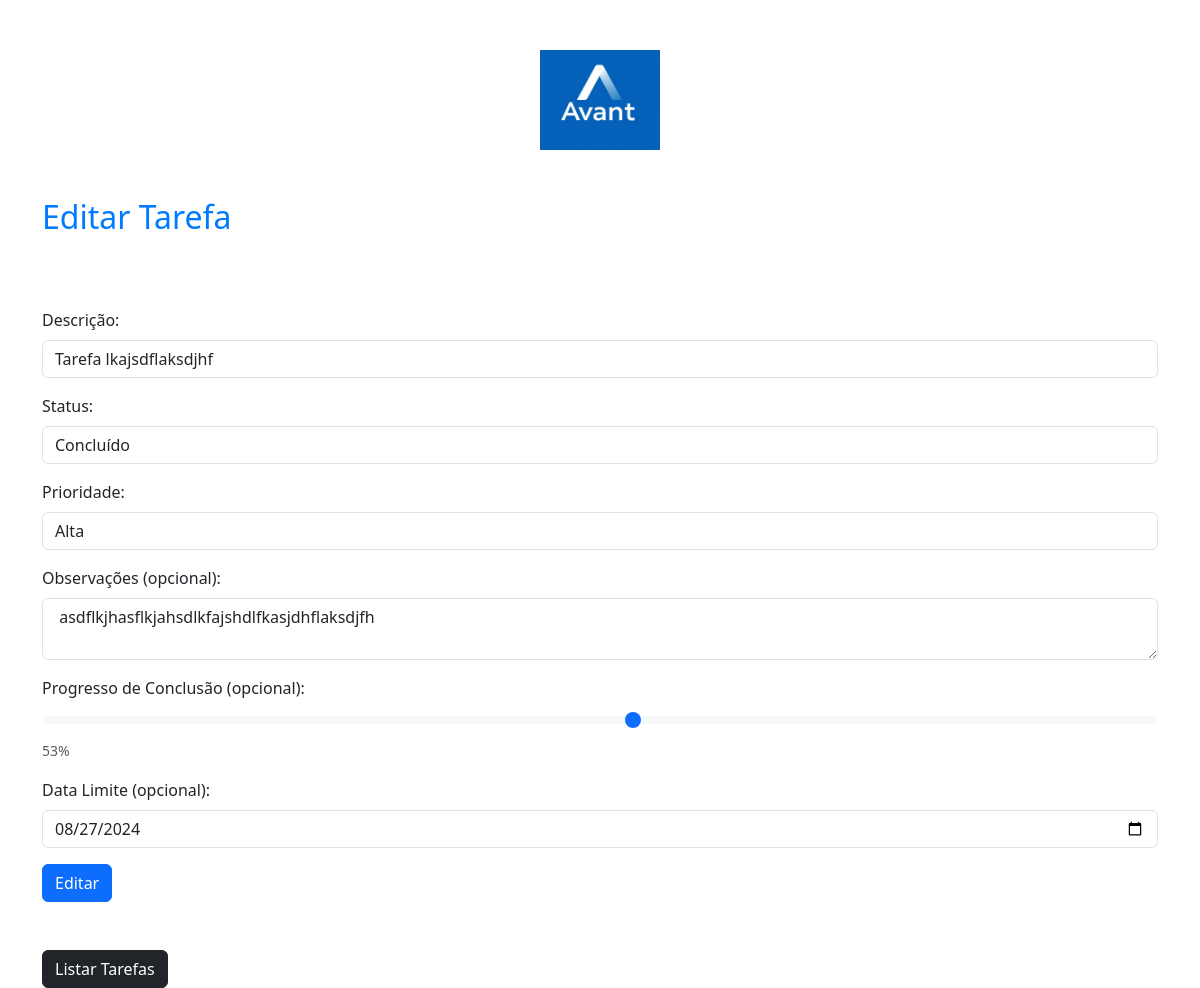
The app's page /editar_tarefa/3/ (signed in) with its own data.
### tarefas/models.py (models this page shows, shortened)
class Tarefas(models.Model):
    status_choices = (
        (1, "Pendente"),
        (2, "Iniciado"),
        (3, "Concluído"),
        (4, "Excluído"),
    )
    prioridade_choices = (
        (1, "Baixa"),
        (2, "Média"),
        (3, "Alta"),
    )
    descricao = models.CharField(
        max_length=255, verbose_name="Descrição", null=False, blank=False
    )
    status = models.IntegerField(
        choices=status_choices, default=1, verbose_name="Status"
    )
    prioridade = models.IntegerField(
        choices=prioridade_choices, default=1, verbose_name="Prioridade"
    )
    obs = models.TextField(blank=True, null=True)
    progresso_conclusao = models.IntegerField(default=0, blank=True, null=True)
    dataInicio = models.DateTimeField(auto_now_add=True)
    dataFim = models.DateTimeField(blank=True, null=True)
    dataLimite = models.DateTimeField(blank=True, null=True)
    user = models.ForeignKey(User, on_delete=models.CASCADE)

### tarefas/views.py (the view)
# urls.py: path("editar_tarefa/<int:tarefa_id>/", views.editar_tarefa, name="editar_tarefa"),
def editar_tarefa(request, tarefa_id):
    tarefa = get_object_or_404(Tarefas, id=tarefa_id)
    if tarefa.user == request.user:
        if request.method == "POST":
            descricao = request.POST.get("descricao")
            status = int(request.POST.get("status"))
            prioridade = int(request.POST.get("prioridade"))
            obs = request.POST.get("obs")
            dataLimite = request.POST.get("dataLimite")
            if status == 3:
                dataFim = datetime.now().date()
                progresso_conclusao = 100
            else:
                dataFim = None
                progresso_conclusao = int(request.POST.get("progresso_conclusao"))
            try:
                dataLimite = datetime.strptime(dataLimite, "%Y-%m-%d").date()
            except ValueError:
                messages.add_message(
                    request,
                    constants.ERROR,
                    "Data Limite inválida. Utilize o formato DD-MM-YYYY.",
                )
                return render(
                    request,
                    "editar_tarefa.html",
                    {
                        "tarefa_editar": tarefa,
                        "status_choices": Tarefas.status_choices,
                        "prioridade_choices": Tarefas.prioridade_choices,
                    },
                )
            tarefa.descricao = descricao
            tarefa.status = status
            tarefa.prioridade = prioridade
            tarefa.obs = obs
            tarefa.progresso_conclusao = progresso_conclusao
            tarefa.dataLimite = dataLimite
            tarefa.dataFim = dataFim
            tarefa.save()  # Salva as alterações no banco de dados
            messages.add_message(
                request, constants.SUCCESS, "Tarefa editada com sucesso!"
            )
            return redirect("listar_tarefas")
        else:
            status_choices = Tarefas.status_choices
            prioridade_choices = Tarefas.prioridade_choices
            return render(
                request,
                "cadastrar_tarefa.html",
                {
                    "tarefa_editar": tarefa,
                    "status_choices": status_choices,
                    "prioridade_choices": prioridade_choices,
                },
            )
    else:
        messages.add_message(
            request, constants.ERROR, "Você não tem permissão para editar esta tarefa."
        )
        return redirect("listar_tarefas")

### tarefas/templates/cadastrar_tarefa.html (shortened to what this page needs)
{% load static %}
<!DOCTYPE html>
<html lang="pt-br">
<head>
    <link href="https://cdn.jsdelivr.net/npm/bootstrap@5.3.0-alpha1/dist/css/bootstrap.min.css" rel="stylesheet">
    <link rel="stylesheet" href="{% static 'tarefas/css/tarefas.css' %}">
</head>
<body>
    <div class="row justify-content-center mb-5">
        <div class="col-md-4 text-center">
          <img src="{% static 'geral/img/LogoAvant1.jpg' %}" alt="Logo" class="img-fluid" style="margin-top: 50px; max-width: 200px; max-height: 100px;">
        </div>
      </div>
    <div class="container mt-5">
        <h2 class="mb-4">{% if tarefa_editar %} Editar Tarefa {% else %} Cadastrar Tarefa {% endif %}</h2>
        <br>
        <br>
        {% if tarefa_editar %}
            <form action="{% url 'editar_tarefa' tarefa_editar.id %}" method="POST"> {% csrf_token %}
        {% else %}
            <form action="{% url 'cadastrar_tarefa' %}" method="POST"> {% csrf_token %}
        {% endif %}
            <div class="mb-3">
                <label for="descricao" class="form-label">Descrição:</label>
                <input type="text" class="form-control" id="descricao" name="descricao" required {% if tarefa_editar %} value="{{tarefa_editar.descricao}}" {% endif %}>
            </div>
            <div class="mb-3">
                <label for="status" class="form-label">Status:</label>
                <select class="form-control" id="status" name="status">
                    {% for status_value, status_label in status_choices %}
                        <option value="{{ status_value }}" {% if tarefa_editar.status == status_value %} selected {% endif %} >{{ status_label }}</option>
                    {% endfor %}
                </select>
            </div>
            <div class="mb-3">
                <label for="prioridade" class="form-label">Prioridade:</label>
                <select class="form-control" id="prioridade" name="prioridade">
                    {% for prioridade_value, prioridade_label in prioridade_choices %}
                        <option value="{{ prioridade_value }}" {% if tarefa_editar.prioridade == prioridade_value %} selected {% endif %}>{{ prioridade_label }}</option>
                    {% endfor %}
                </select>
            </div>
            <div class="mb-3">
                <label for="obs" class="form-label">Observações (opcional):</label>
                <textarea class="form-control" id="obs" name="obs" >{% if tarefa_editar %} {{tarefa_editar.obs}} {% endif %}</textarea>
            </div>
            <div class="mb-3">
                <label for="progresso_conclusao" class="form-label">Progresso de Conclusão (opcional):</label>
                <input type="range" class="form-range" min="0" max="100" id="progresso_conclusao" name="progresso_conclusao" {% if tarefa_editar %} value="{{tarefa_editar.progresso_conclusao}}" {% else %} value="0" {% endif %}>
                <span id="progresso_valor" class="form-text">{% if tarefa_editar %} {{tarefa_editar.progresso_conclusao}}% {% else %} 0% {% endif %}</span>
            </div>
            <div class="mb-3">
                <label for="dataLimite" class="form-label">Data Limite (opcional):</label>
                <input type="date" class="form-control" id="dataLimite" name="dataLimite" {% if tarefa_editar %} value="{{ tarefa_editar.dataLimite|date:'Y-m-d' }}" {% endif %}>
            </div>
            <button type="submit" class="btn btn-primary">{% if tarefa_editar %} Editar {% else %} Cadastrar {% endif %}</button>
        </form>
        <br><br>
        <a href="{% url 'listar_tarefas' %}"  class="btn btn-dark">Listar Tarefas</a>
    </div>
</body>
</html>

### templates/static/tarefas/css/tarefas.css (style rules this page uses)
.container { margin-top: 50px; }
h2 { color: #007bff; }
.form-range { width: 100%; }
#progresso_valor { margin-left: 10px; }
a { text-decoration: none; }

### records on screen
Tarefas: descricao "Tarefa lkajsdflaksdjhf", status "Concluído", prioridade "Alta", obs "asdflkjhasflkjahsdlkfajshdlfkasjdhflaksdjfh", progresso_conclusao "53", dataLimite "08/27/2024"
